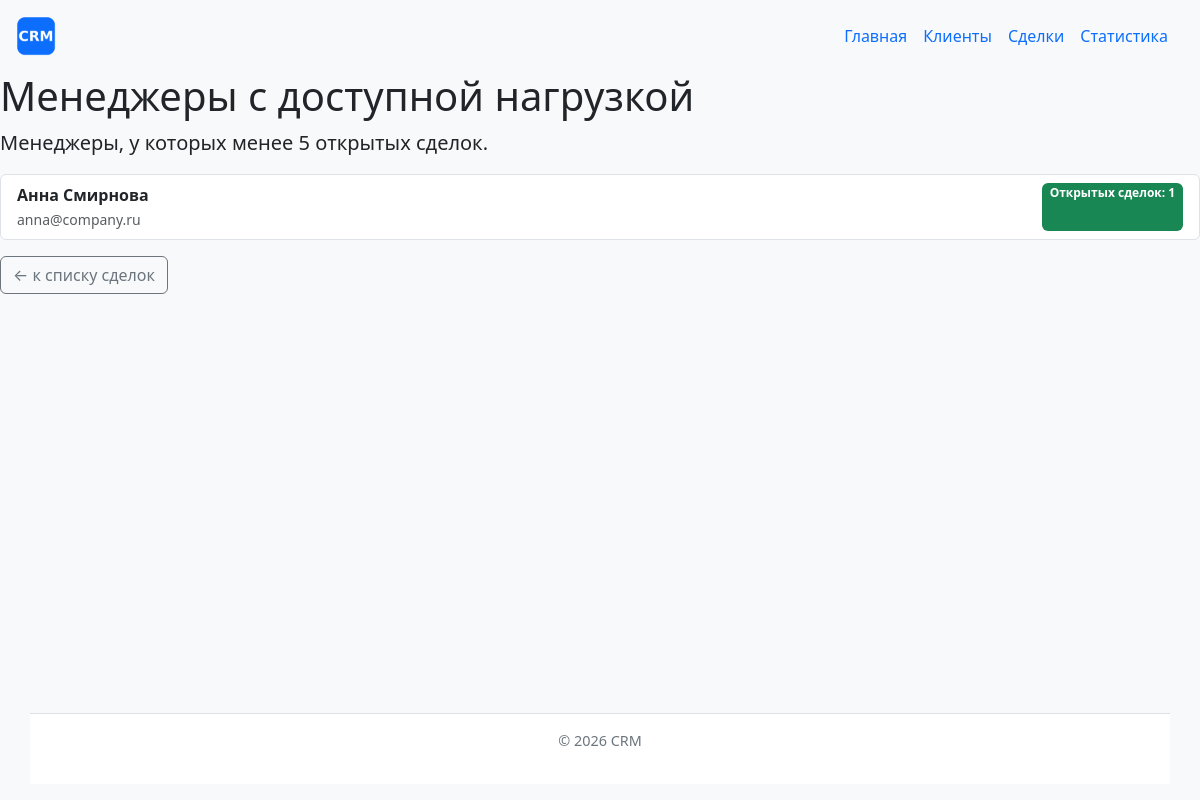
The page /clients/managers/ on the database its author committed.
### clients/views.py (the view)
# urls.py: path("managers/", views.managers_load, name="managers_load"),
def managers_load(request):
    conn = get_connection()
    try:
        managers = conn.execute(
            """
            SELECT
                managers.id,
                managers.name,
                managers.email,
                COUNT(deals.id) AS open_count
            FROM managers
            LEFT JOIN deals
                ON managers.id = deals.manager_id
                AND deals.stage = 'Открыта'
            GROUP BY managers.id, managers.name, managers.email
            HAVING COUNT(deals.id) < 5
            ORDER BY open_count, managers.name
            """
        ).fetchall()
    finally:
        conn.close()
    return render(
        request,
        "clients/managers_load.html",
        {"managers": managers},
    )

### db/database.py (called while the page is built)
def get_connection():
    conn = sqlite3.connect(DB_PATH)
    conn.row_factory = sqlite3.Row
    conn.execute("PRAGMA foreign_keys = ON")
    return conn

### clients/templates/clients/managers_load.html (shortened to what this page needs)
{% extends "base.html" %}
{% block content %}
    <h1>Менеджеры с доступной нагрузкой</h1>
    <p class="lead">
        Менеджеры, у которых менее 5 открытых сделок.
    </p>
    {% if managers %}
        <ul class="list-group">
            {% for manager in managers %}
                <li class="list-group-item d-flex justify-content-between">
                    <div>
                        <strong>{{ manager.name }}</strong>
                        <br>
                        <small class="text-muted">{{ manager.email }}</small>
                    </div>
                    <span class="badge bg-success">
                        Открытых сделок: {{ manager.open_count }}
                    </span>
                </li>
            {% endfor %}
        </ul>
    {% else %}
        <p>Все менеджеры загружены (5 и более открытых сделок у каждого).</p>
    {% endif %}
    <a href="{% url 'deals:list' %}" class="btn btn-outline-secondary mt-3">
        &larr; к списку сделок
    </a>
{% endblock %}

### homepage/static/homepage/css/style.css (style rules this page uses)
*, *::before, *::after { box-sizing: border-box; }
html, body { height: 100%; }
body { display: flex; flex-direction: column; min-height: 100vh; margin: 0; background-color: #f8f9fa; font-family: system-ui, -apple-system, "Segoe UI", Roboto, sans-serif; }

### rows shown on the page
managers: name "Анна Смирнова", email "anna@company.ru", open_count "1"
